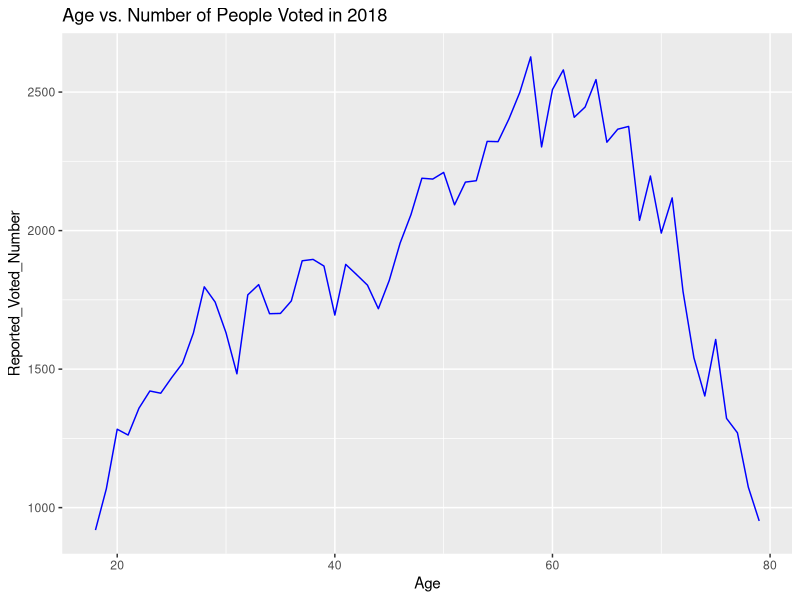
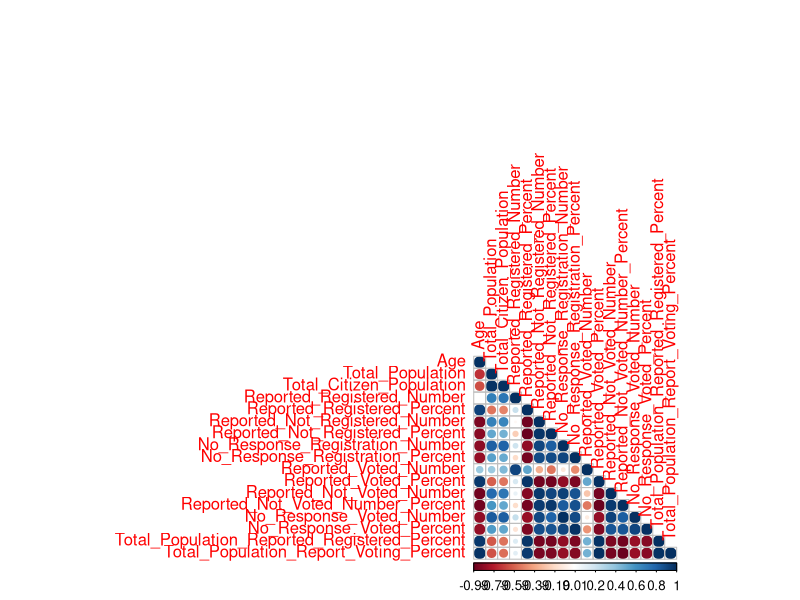

Reproduce these figures in R, in order.
## ---- chunk 1
knitr::opts_chunk$set(echo = TRUE)
## ---- chunk 2
install.packages("tidyverse")
library(magrittr)
library(tidyverse)
library(readxl)
## ---- chunk 3
table01 = read_excel("table01.xlsx")
## ---- chunk 4
table01 = table01[, -1]
## ---- chunk 5
table01 = table01[-c(1:6),]
## ---- chunk 6
colnames(table01)
## ---- chunk 7
voter_data = table01
## ---- chunk 8
View(voter_data)
## ---- chunk 9
voter_data = voter_data %>% 
  rename(
    Age = ...2,
    Total_Population = ...3,
    Total_Citizen_Population = ...4,
    Reported_Registered_Number = ...5,
    Reported_Registered_Percent = ...6,
    Reported_Not_Registered_Number = ...7,
    Reported_Not_Registered_Percent = ...8,
    No_Response_Registration_Number = ...9,
    No_Response_Registration_Percent = ...10,
    Reported_Voted_Number = ...11,
    Reported_Voted_Percent = ...12,
    Reported_Not_Voted_Number = ...13,
    Reported_Not_Voted_Number_Percent = ...14,
    No_Response_Voted_Number = ...15,
    No_Response_Voted_Percent = ...16, 
    Total_Population_Reported_Registered_Percent = ...17,
    Total_Population_Report_Voting_Percent = ...18
    
    
    )
## ---- chunk 10
View(voter_data)
## ---- chunk 11
voter_data = voter_data[-c(217:223),]
## ---- chunk 12
glimpse(voter_data)
## ---- chunk 13
voter_data[, c(2:17)] <- sapply(voter_data[, c(2:17)], as.numeric)
## ---- chunk 14
both_sexes_data = voter_data[c(1:72),]
## ---- chunk 15
glimpse(both_sexes_data)
## ---- chunk 16
head(both_sexes_data)
## ---- chunk 17
male_data = voter_data[c(73:144),]
## ---- chunk 18
glimpse(male_data)
## ---- chunk 19
head(male_data)
## ---- chunk 20
female_data = voter_data[c(145:216),]
## ---- chunk 21
glimpse(female_data)
## ---- chunk 22
head(female_data)
## ---- chunk 23
summary(voter_data[, c(2:17)])
## ---- chunk 24
View(both_sexes_data)
## ---- chunk 25
library(ggplot2)
## ---- chunk 26
both_sexes_data$Age[c(9:70)] <- gsub(" years", " " , both_sexes_data$Age[c(9:70)] )
## ---- chunk 27
View(both_sexes_data)
## ---- chunk 28
glimpse(both_sexes_data)
## ---- chunk 29
both_sexes_data = both_sexes_data[-c(1:8),]

## ---- chunk 30
both_sexes_data = both_sexes_data[-c(63:64),]
## ---- chunk 31
both_sexes_data$Age <- sapply(both_sexes_data$Age, as.numeric)
## ---- chunk 32
glimpse(both_sexes_data$Age[c(9:70)])
## ---- chunk 33
both_sexes_data %>% 
  ggplot(aes(x = Age , y = Reported_Voted_Number)) + geom_line(color = "blue") +ggtitle("Age vs. Number of People Voted in 2018")
## ---- chunk 34
library(corrplot)
## ---- chunk 35
both_sexes_data_matrix = as.matrix(both_sexes_data)
corrplot(cor(both_sexes_data_matrix, use="pairwise.complete.obs"), is.corr = FALSE, method = "circle", type = "lower")
